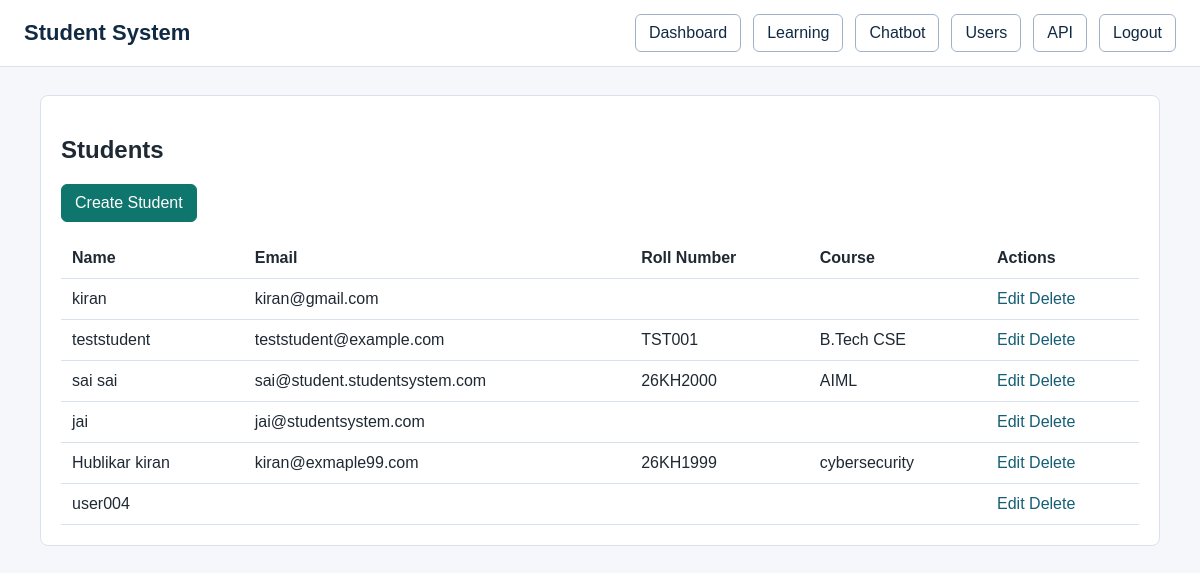
Screenshot of /accounts/students/ (signed in) with the database file from the repository.
### accounts/models.py (models this page shows, shortened)
class User(AbstractUser):
    class Roles(models.TextChoices):
        SUPER_ADMIN = 'SUPER_ADMIN', 'Super Admin'
        STUDENT = 'STUDENT', 'Student'
        FACULTY = 'FACULTY', 'Faculty'
        ADMIN = 'ADMIN', 'Admin'
        PARENT = 'PARENT', 'Parent'
    email = models.EmailField(unique=True)
    role = models.CharField(
        max_length=30, choices=Roles.choices, default=Roles.STUDENT)
    phone_number = models.CharField(max_length=15, blank=True, null=True)
    profile_picture = models.ImageField(
        upload_to='profiles/', blank=True, null=True)
    is_verified = models.BooleanField(default=False)
    created_at = models.DateTimeField(auto_now_add=True)
    updated_at = models.DateTimeField(auto_now=True)
    def is_admin_role(self):
        return self.role in [self.Roles.ADMIN, self.Roles.SUPER_ADMIN] or self.is_superuser

class StudentProfile(models.Model):
    user = models.OneToOneField(
        User, on_delete=models.CASCADE, related_name='student_profile')
    roll_number = models.CharField(max_length=20, unique=True)
    course = models.CharField(max_length=100)
    semester = models.CharField(max_length=20)
    skills = models.TextField(blank=True, null=True)
    bio = models.TextField(blank=True, null=True)

### accounts/views.py (the view)
    @login_required
    def wrapper(request, *args, **kwargs):
        if not request.user.is_admin_role():
            messages.error(request, 'Admin access is required.')
            return redirect('accounts:student_dashboard')
        return view_func(request, *args, **kwargs)

### accounts/views.py (called while the page is built)
def admin_required(view_func):
    @login_required
    def wrapper(request, *args, **kwargs):
        if not request.user.is_admin_role():
            messages.error(request, 'Admin access is required.')
            return redirect('accounts:student_dashboard')
        return view_func(request, *args, **kwargs)
    return wrapper

@admin_required
def student_list(request):
    students = User.objects.filter(
        role=User.Roles.STUDENT).select_related('student_profile')
    return render(request, 'accounts/student_list.html', {'students': students})

### templates/accounts/student_list.html (shortened to what this page needs)
{% extends 'includes/base.html' %}
{% block content %}
<section class="panel">
    <h1>Students</h1>
    <div class="actions">
        <a class="button primary" href="{% url 'accounts:student_create' %}">Create Student</a>
    </div>
    <div class="table-wrap">
        <table>
            <tr><th>Name</th><th>Email</th><th>Roll Number</th><th>Course</th><th>Actions</th></tr>
            {% for student in students %}
                <tr>
                    <td>{{ student.get_full_name|default:student.username }}</td>
                    <td>{{ student.email }}</td>
                    <td>{{ student.student_profile.roll_number }}</td>
                    <td>{{ student.student_profile.course }}</td>
                    <td>
                        <a href="{% url 'accounts:student_update' student.pk %}">Edit</a>
                        <a href="{% url 'accounts:student_delete' student.pk %}">Delete</a>
                    </td>
                </tr>
            {% empty %}
                <tr><td colspan="5">No students found.</td></tr>
            {% endfor %}
        </table>
    </div>
</section>
{% endblock %}

### static/css/style.css (style rules this page uses)
* { box-sizing: border-box; }
body { margin: 0; font-family: Arial, sans-serif; color: #1f2933; background: #f5f7fb; }
a { color: #155e75; text-decoration: none; }
.nav a, .button, button, input[type="submit"] { display: inline-block; padding: 9px 13px; border: 1px solid #9fb3c8; border-radius: 6px; background: #ffffff; color: #102a43; font: inherit; cursor: pointer; }
.button.primary, button.primary, input[type="submit"] { background: #0f766e; border-color: #0f766e; color: #ffffff; }
.panel, .card { background: #ffffff; border: 1px solid #d9e2ec; border-radius: 8px; padding: 20px; }
.actions { display: flex; align-items: center; gap: 10px; flex-wrap: wrap; margin: 16px 0; }
.table-wrap { overflow-x: auto; }
table { width: 100%; border-collapse: collapse; background: #ffffff; }
th, td { padding: 11px; border-bottom: 1px solid #d9e2ec; text-align: left; vertical-align: top; }

### rows the page displays
User: get_full_name "kiran", email "kiran@gmail.com"
User: get_full_name "teststudent", email "teststudent@example.com", student_profile.roll_number "TST001", student_profile.course "B.Tech CSE"
User: get_full_name "sai sai", email "sai@student.studentsystem.com", student_profile.roll_number "26KH2000", student_profile.course "AIML"
User: get_full_name "jai", email "jai@studentsystem.com"
User: get_full_name "Hublikar kiran", email "kiran@exmaple99.com", student_profile.roll_number "26KH1999", student_profile.course "cybersecurity"
User: get_full_name "user004"
